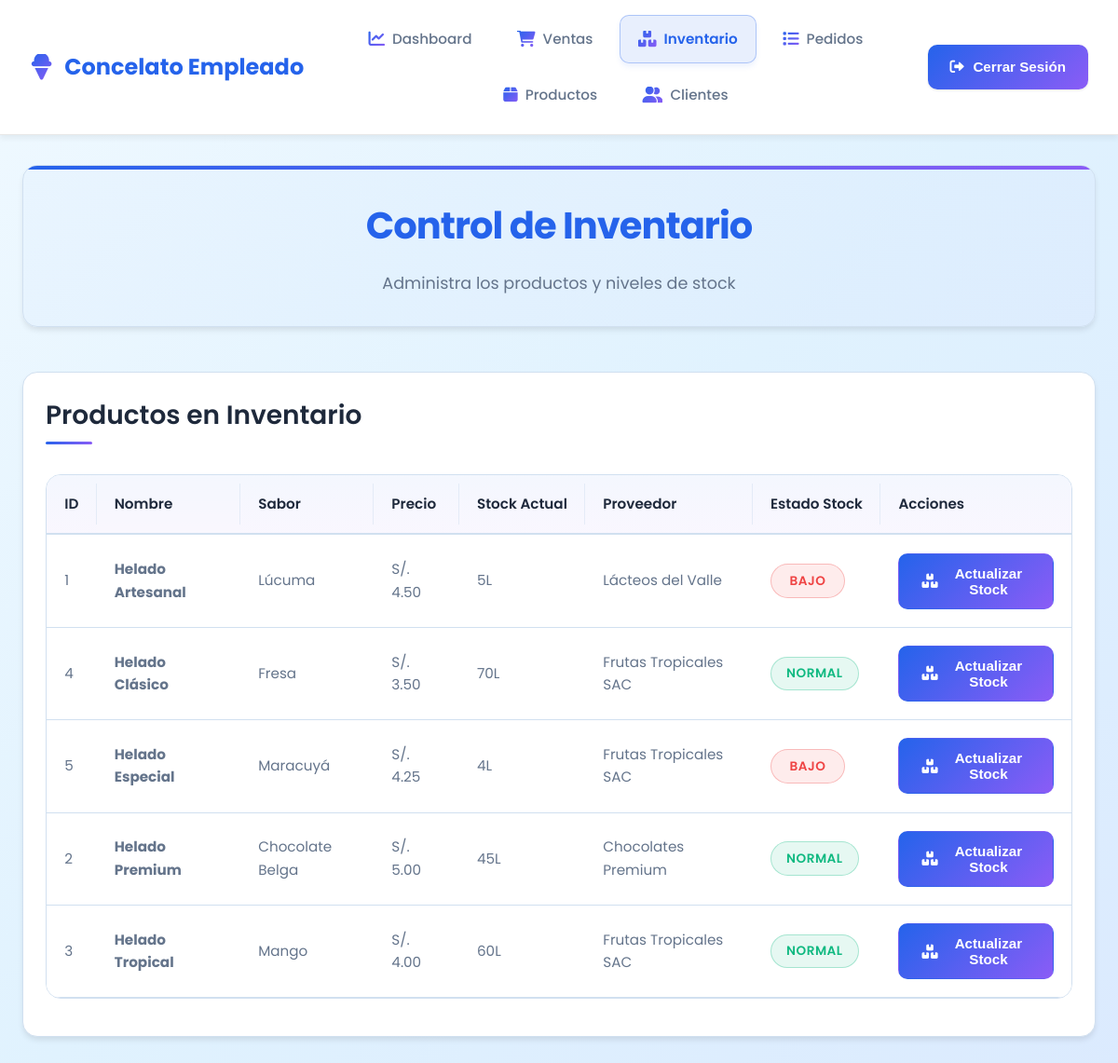
The page /paginas/empleado/inventario.php (signed in) on the database its author committed.
### tables this page shows
CREATE TABLE `productos` (
  `id_producto` int(11) NOT NULL AUTO_INCREMENT,
  `nombre` varchar(120) NOT NULL,
  `sabor` varchar(60) NOT NULL,
  `descripcion` text DEFAULT NULL,
  `precio` decimal(10,2) NOT NULL CHECK (`precio` >= 0),
  `stock` int(11) NOT NULL DEFAULT 0 CHECK (`stock` >= 0),
  `id_proveedor` int(11) DEFAULT NULL,
  `fecha_registro` date DEFAULT curdate(),
  `activo` tinyint(1) NOT NULL DEFAULT 1,
  PRIMARY KEY (`id_producto`),
  KEY `idx_sabor` (`sabor`),
  KEY `idx_stock` (`stock`),
  KEY `id_proveedor` (`id_proveedor`),
  KEY `idx_productos_activo` (`activo`),
  CONSTRAINT `productos_ibfk_1` FOREIGN KEY (`id_proveedor`) REFERENCES `proveedores` (`id_proveedor`) ON DELETE SET NULL ON UPDATE CASCADE
);

CREATE TABLE `proveedores` (
  `id_proveedor` int(11) NOT NULL AUTO_INCREMENT,
  `empresa` varchar(100) NOT NULL,
  `contacto` varchar(80) NOT NULL,
  `telefono` varchar(30) NOT NULL,
  `correo` varchar(150) DEFAULT NULL,
  `direccion` varchar(200) DEFAULT NULL,
  `fecha_registro` timestamp NOT NULL DEFAULT current_timestamp(),
  PRIMARY KEY (`id_proveedor`)
);

### paginas/empleado/inventario.php (the view, shortened to what this page needs)
<?php
include_once($_SERVER['DOCUMENT_ROOT'] . '/heladeriacg/conexion/conexion.php');
try {
    $stmt = $pdo->prepare("
        SELECT p.*,
               pr.empresa as proveedor_nombre,
               CASE
                   WHEN p.stock < 10 THEN 'bajo'
                   WHEN p.stock <= 30 THEN 'medio'
                   ELSE 'normal'
               END AS estado_stock
        FROM productos p
        LEFT JOIN proveedores pr ON p.id_proveedor = pr.id_proveedor
        WHERE p.activo = 1
        ORDER BY p.nombre
    ");
    $stmt->execute();
    $productos = $stmt->fetchAll(PDO::FETCH_ASSOC);
} catch(PDOException $e) {
    $productos = [];
    error_log("Error al obtener productos para inventario: " . $e->getMessage());
}
?>
<!DOCTYPE html>
<html lang="es">
<head>
    <link rel="stylesheet" href="/heladeriacg/css/empleado/modernos_estilos_empleado.css">
    <link rel="stylesheet" href="https://cdnjs.cloudflare.com/ajax/libs/font-awesome/6.0.0/css/all.min.css">
</head>
<body>
    <div class="empleado-container">
        <header class="empleado-header">
            <div class="header-content-empleado">
                <div class="logo-empleado">
                    <i class="fas fa-ice-cream"></i>
                    <span>Concelato Empleado</span>
                </div>
                <nav id="empleado-nav" class="empleado-nav">
                    <ul>
                        <li><a href="index.php">
                            <i class="fas fa-chart-line"></i> <span>Dashboard</span>
                        </a></li>
                        <li><a href="ventas.php">
                            <i class="fas fa-shopping-cart"></i> <span>Ventas</span>
                        </a></li>
                        <li><a href="inventario.php" class="active">
                            <i class="fas fa-boxes"></i> <span>Inventario</span>
                        </a></li>
                        <li><a href="pedidos_recibidos.php">
                            <i class="fas fa-list"></i> <span>Pedidos</span>
                        </a></li>
                        <li><a href="../admin/productos.php">
                            <i class="fas fa-box"></i> <span>Productos</span>
                        </a></li>
                        <li><a href="../admin/clientes.php">
                            <i class="fas fa-user-friends"></i> <span>Clientes</span>
                        </a></li>
                    </ul>
                </nav>
                <button class="logout-btn-empleado" onclick="cerrarSesion()">
                    <i class="fas fa-sign-out-alt"></i> <span>Cerrar Sesión</span>
                </button>
            </div>
        </header>
        <main class="empleado-main">
            <div class="welcome-section-empleado">
                <h1>Control de Inventario</h1>
                <p>Administra los productos y niveles de stock</p>
            </div>
            <div class="card-empleado">
                <h2>Productos en Inventario</h2>
                <div class="table-container-empleado">
                    <table class="empleado-table">
                        <thead>
                            <tr>
                                <th>ID</th>
                                <th>Nombre</th>
                                <th>Sabor</th>
                                <th>Precio</th>
                                <th>Stock Actual</th>
                                <th>Proveedor</th>
                                <th>Estado Stock</th>
                                <th>Acciones</th>
                            </tr>
                        </thead>
                        <tbody>
                            <?php if (!empty($productos)): ?>
                                <?php foreach ($productos as $producto): ?>
                                <tr>
                                    <td><?php echo $producto['id_producto']; ?></td>
                                    <td><strong><?php echo htmlspecialchars($producto['nombre']); ?></strong></td>
                                    <td><?php echo htmlspecialchars($producto['sabor']); ?></td>
                                    <td>S/. <?php echo number_format($producto['precio'], 2); ?></td>
                                    <td><?php echo $producto['stock']; ?>L</td>
                                    <td><?php echo htmlspecialchars($producto['proveedor_nombre'] ?: 'N/A'); ?></td>
                                    <td>
                                        <span class="stock-badge stock-<?php echo $producto['estado_stock']; ?>">
                                            <?php echo $producto['estado_stock'] === 'bajo' ? 'Bajo' : ($producto['estado_stock'] === 'medio' ? 'Medio' : 'Normal'); ?>
                                        </span>
                                    </td>
                                    <td>
                                        <button class="btn-empleado btn-primary-empleado" onclick="abrirModalStock(<?php echo $producto['id_producto']; ?>, '<?php echo addslashes(htmlspecialchars($producto['nombre'])); ?>', <?php echo $producto['stock']; ?>)">
                                            <i class="fas fa-boxes"></i> Actualizar Stock
                                        </button>
                                    </td>
                                </tr>
                                <?php endforeach; ?>
                            <?php else: ?>
                                <tr>
                                    <td colspan="8" style="text-align: center;">No hay productos registrados</td>
                                </tr>
                            <?php endif; ?>
                        </tbody>
                    </table>
                </div>
            </div>
        </main>
    </div>
</body>
</html>

### rows shown on the page
productos: id_producto "1", nombre "Helado Artesanal", sabor "Lúcuma", precio "4.50", stock "5", id_proveedor.empresa "Lácteos del Valle", shows "BAJO"
productos: id_producto "4", nombre "Helado Clásico", sabor "Fresa", precio "3.50", stock "70", id_proveedor.empresa "Frutas Tropicales SAC", shows "NORMAL"
productos: id_producto "5", nombre "Helado Especial", sabor "Maracuyá", precio "4.25", stock "4", id_proveedor.empresa "Frutas Tropicales SAC", shows "BAJO"
productos: id_producto "2", nombre "Helado Premium", sabor "Chocolate Belga", precio "5.00", stock "45", id_proveedor.empresa "Chocolates Premium", shows "NORMAL"
productos: id_producto "3", nombre "Helado Tropical", sabor "Mango", precio "4.00", stock "60", id_proveedor.empresa "Frutas Tropicales SAC", shows "NORMAL"
